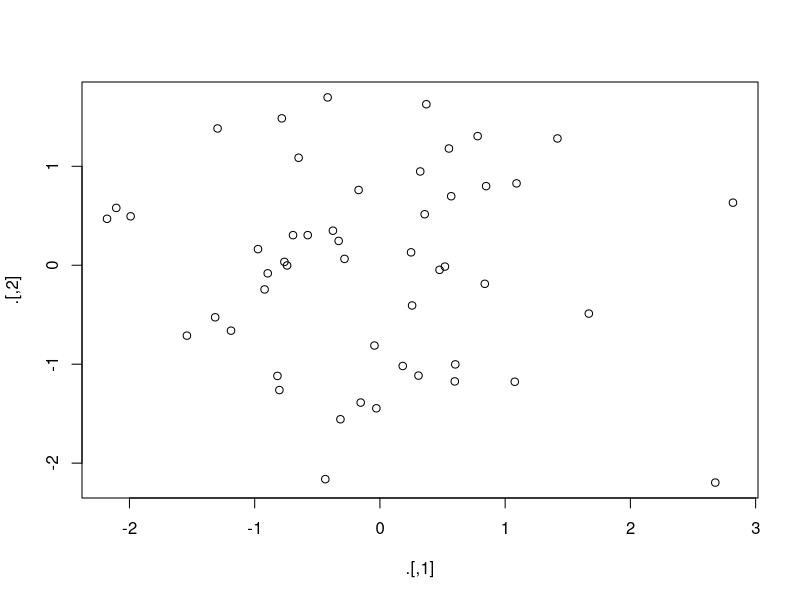
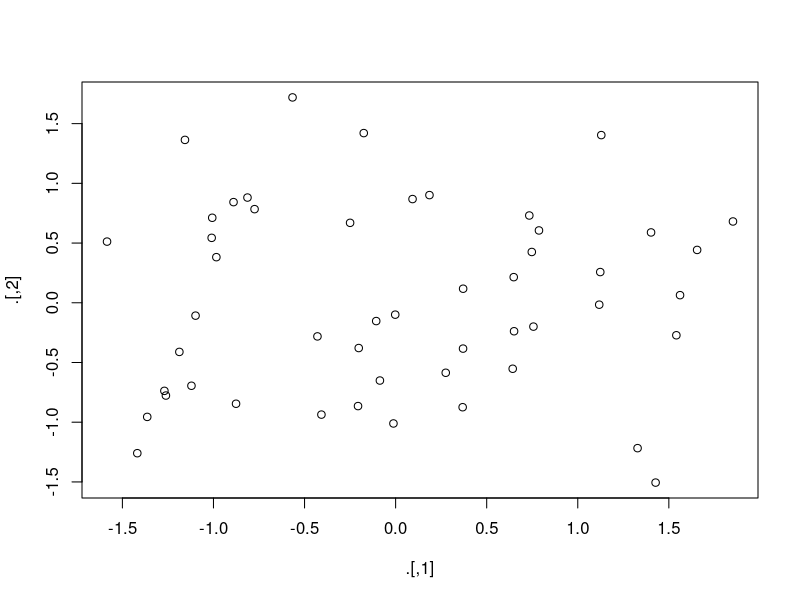

The R script that drew these images, in order:
## ---- chunk 1
knitr::opts_chunk$set(echo = TRUE)
require(magrittr)
## ---- chunk 2
assign("x",10)
x

"x" %>% assign(20)
x
## ---- chunk 3
rnorm(100) %>%
  matrix(ncol = 2) %>%
  plot() %>%
  str()


rnorm(100) %>%
  matrix(ncol = 2) %T>%
  plot() %>%
  str()

## ---- chunk 4
mtcars %$%
  cor(disp, mpg)
## ---- chunk 5
mtcars <- mtcars %>% 
  transform(cyl = cyl * 2)
## ---- chunk 6
mtcars %<>% transform(cyl = cyl * 2)
